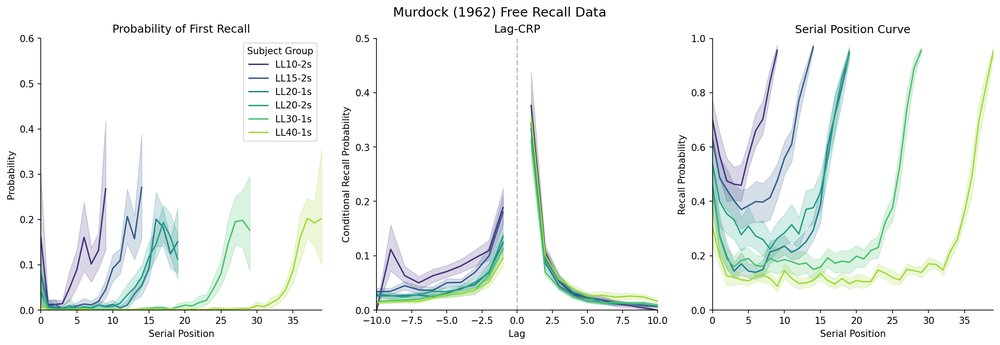
#> input picture images/murdock_1962_analysis.png, 1000 x 345 px, shrunk from 2234 x 770 before the run
$ python -i EL_parser.py   (imports and definitions only)
#> lines starting #> are read from the running program, lines starting #| are printed output that depends on the picture
# <h1> Load data in dataframe</h1>

import pandas as pd
from analysis import recall_matrix
from sqlalchemy import create_engine, MetaData, Table
import json
import pandas as pd
import numpy as np
import math
from __future__ import division
import re
import csv
import seaborn as sns
import matplotlib.pyplot as plt
import numpy.ma as ma
from itertools import izip_longest
from collections import Counter
from analysis import recall_matrix

db_url = "sqlite:///participants.db"
table_name = 'turkdemo'
data_column_name = 'datastring'

# boilerplace sqlalchemy setup
# [1 line that did not run here, left out]
# [1 line that did not run here, left out]
# [1 line that did not run here, left out]
# [1 line that did not run here, left out]

# make a query and loop through
# [1 line that did not run here, left out]
# [1 line that did not run here, left out]

data = []
# [2 lines not run here, left out]

# Now we have all participant datastrings in a list.
# Let's make it a bit easier to work with:

# parse each participant's datastring as json object
# and take the 'data' sub-object
data = [json.loads(part)['data'] for part in data if part is not None]

# insert uniqueid field into trialdata in case it wasn't added
# in experiment:
# [7 lines not run here, left out]

# flatten nested list so we just have a list of the trialdata recorded
# each time psiturk.recordTrialData(trialdata) was called.
def isNotNumber(s):
    try:
        float(s)
        return False
    except ValueError:
        return True

data = [record['trialdata'] for part in data for record in part]

# filter out fields that we dont want using isNotNumber function
filtered_data = [{k:v for (k,v) in part.items() if isNotNumber(k)} for part in data]

# Put all subjects' trial data into a dataframe object from the
# 'pandas' python library: one option among many for analysis
data_frame = pd.DataFrame(filtered_data)


# <h1> Track Experiement Number</h1>

# In[47]:

db_url = "sqlite:///participants.db"
table_name = 'turkdemo'
data_column_name = 'codeversion'

# boilerplace sqlalchemy setup
# [1 line that did not run here, left out]
# [1 line that did not run here, left out]
# [1 line that did not run here, left out]
# [1 line that did not run here, left out]

# make a query and loop through
# [1 line that did not run here, left out]
# [1 line that did not run here, left out]

versions = []
# [2 lines not run here, left out]

version_col = []
# [3 lines not run here, left out]
data_frame['exp_version']=version_col


# <h1>Word Pool</h1>

# In[48]:

# read in stimulus library
# [1 line that did not run here, left out]


# <h1>Select Experiment</h1>

# In[73]:

# [1 line that did not run here, left out]

d = dict()
# [6 lines not run here, left out]

#reaplce these values with the experiment number
#three values for the case of experiment 1 only
#print (d["0.0"], d['1.0'], d['1.1'])

# [1 line that did not run here, left out]


# [13 lines not run here, left out]


# <h1>Processing Functions</h1>

# In[50]:

# this function takes the data frame and returns subject specific data based on the subid variable
def filterData(data_frame,subid):
    filtered_stim_data = data_frame[data_frame['stimulus'].notnull() & data_frame['listNumber'].notnull()]
    filtered_stim_data = filtered_stim_data[filtered_stim_data['trial_type']=='single-stim']
    filtered_stim_data =  filtered_stim_data[filtered_stim_data['uniqueid']==subid]
    return filtered_stim_data

# this function parses the data creating an array of dictionaries, where each dictionary represents a trial (word presented) along with the stimulus attributes
def createStimDict(data):
    stimDict = []
    for index, row in data.iterrows():
        stimDict.append({
                'text': str(re.findall('>(.+)<',row['stimulus'])[0]),
                'color' : { 'r' : int(re.findall('rgb\((.+)\)',row['stimulus'])[0].split(',')[0]),
                           'g' : int(re.findall('rgb\((.+)\)',row['stimulus'])[0].split(',')[1]),
                           'b' : int(re.findall('rgb\((.+)\)',row['stimulus'])[0].split(',')[2])
                           },
                'location' : {
                    'top': float(re.findall('top:(.+)\%;', row['stimulus'])[0]),
                    'left' : float(re.findall('left:(.+)\%', row['stimulus'])[0])
                    },
                'category' : wordpool['CATEGORY'].iloc[list(wordpool['WORD'].values).index(str(re.findall('>(.+)<',row['stimulus'])[0]))],
                'size' : wordpool['SIZE'].iloc[list(wordpool['WORD'].values).index(str(re.findall('>(.+)<',row['stimulus'])[0]))],
                'wordLength' : len(str(re.findall('>(.+)<',row['stimulus'])[0])),
                'firstLetter' : str(re.findall('>(.+)<',row['stimulus'])[0])[0],
                'listnum' : row['listNumber']
            })
    return stimDict

# this function loads in the recall data into an array of arrays, where each array represents a list of words
def loadRecallData(subid):
    recalledWords = []
    for i in range(0,16):
        try:
            f = open('recall_data/' + subid + '-' + str(i) + '.wav.txt', 'rb')
            try:
                spamreader = csv.reader(f, delimiter=' ', quotechar='|')
            except:
                f = open('recall_data/' + subid + '/' + subid + '-' + str(i) + '.wav.txt', 'rb')
                spamreader = csv.reader(f, delimiter=' ', quotechar='|')
        except (IOError, OSError) as e:
            print(e)
        for row in spamreader:
            recalledWords.append(row[0].split(','))
    return recalledWords

# this function computes accuracy for a series of lists
def computeListAcc(stimDict,recalledWords):
    accVec = []
    for i in range(0,16):
        stim = [stim['text'] for stim in stimDict if stim['listnum']==i]
        recalled= recalledWords[i]

        acc = 0
        tmpstim = stim[:]
        for word in recalled:
            if word in tmpstim:
                tmpstim.remove(word)
                acc+=1
        accVec.append(acc/len(stim))
    return accVec


# <h1>Create presentedWords and recalledWords</h1>

# In[134]:

experiment=[]
all_recalled=[]
all_presented=[]
# [18 lines not run here, left out]


# <h1>Create Presented & Recalled DataFrames</h1>

# In[245]:

>>> import cv2
>>> picture = cv2.imread('../images/murdock_1962_analysis.png', cv2.IMREAD_GRAYSCALE)
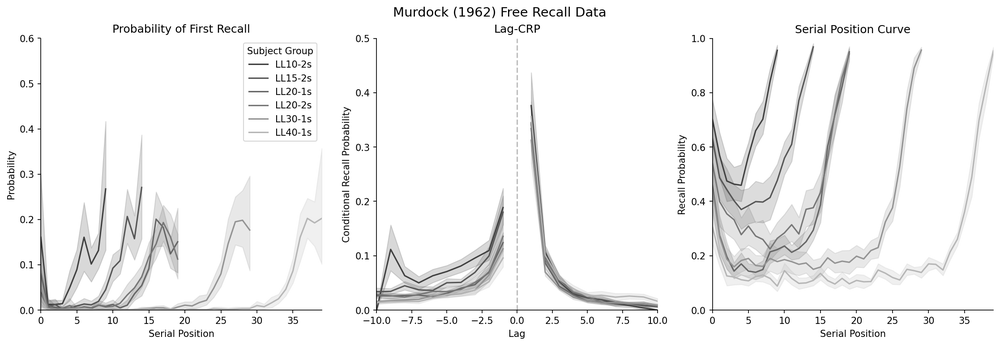
#> picture: shape (345, 1000); min 0, max 255, mean 244.5
#> after the loop in createStimDict, `for index, row in data.iterrows():`: stimDict = []
#> (the run stopped early here; a loop or call above may not have finished)
